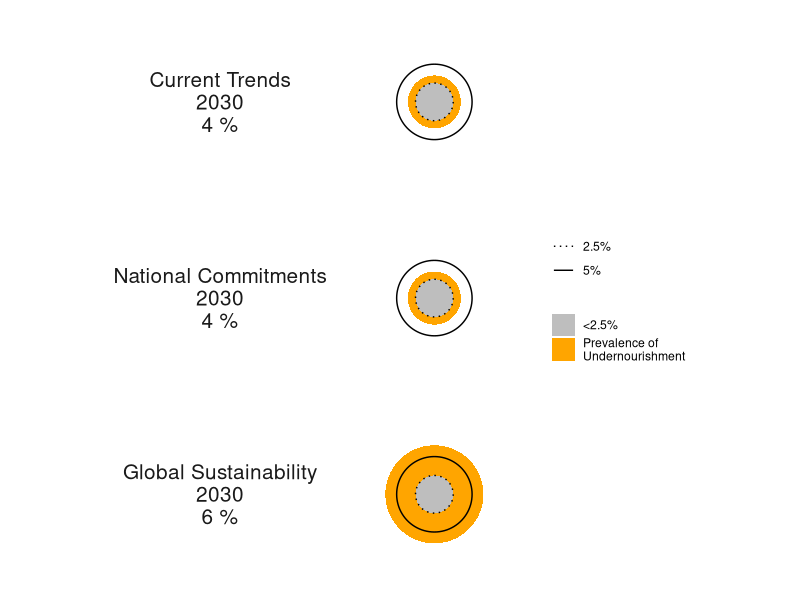
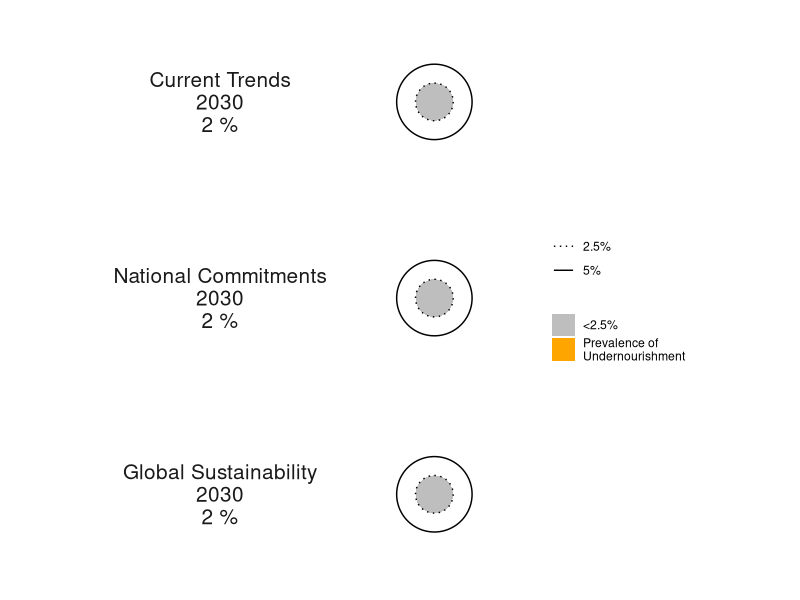
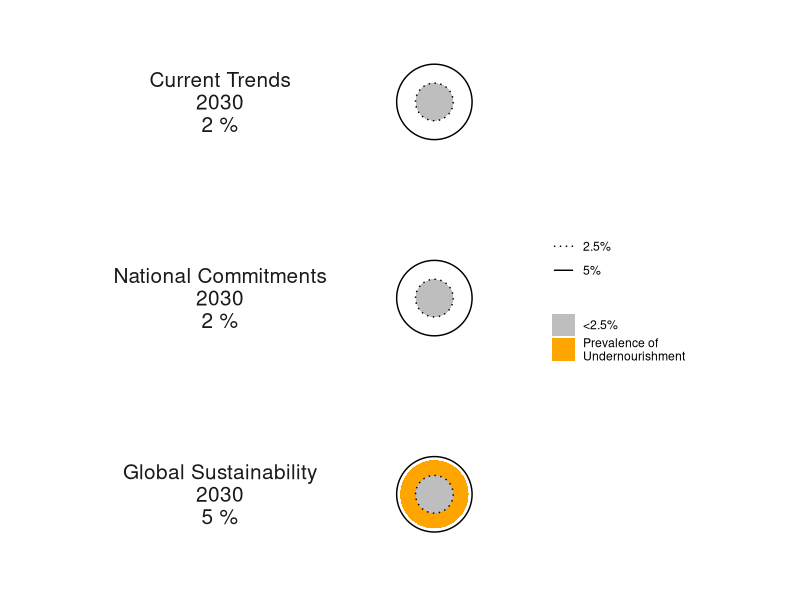
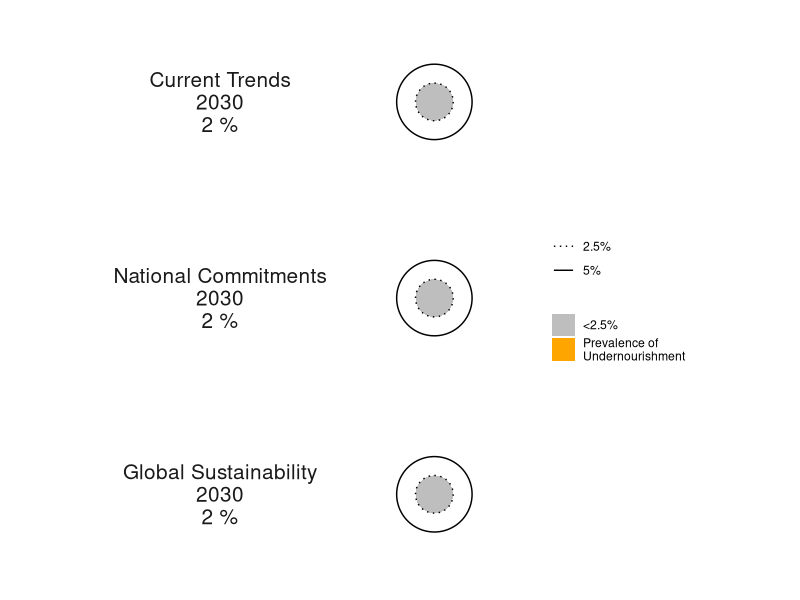
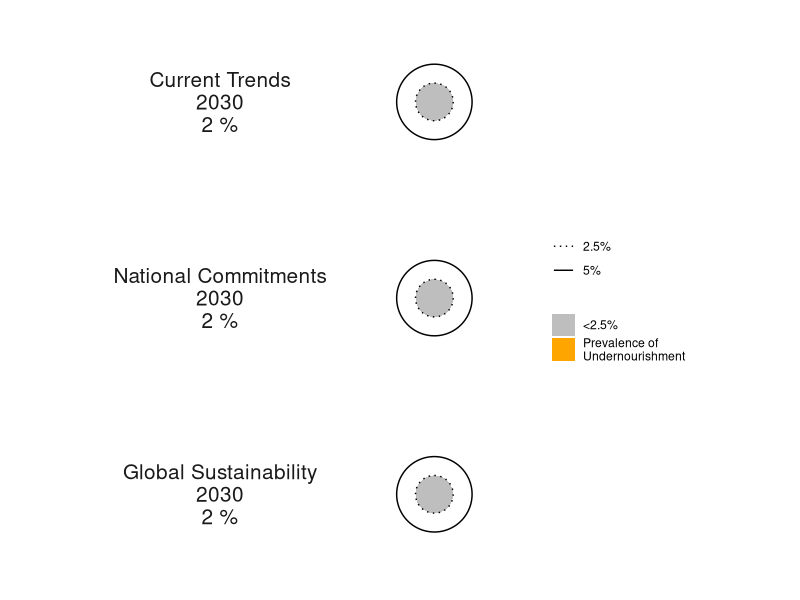
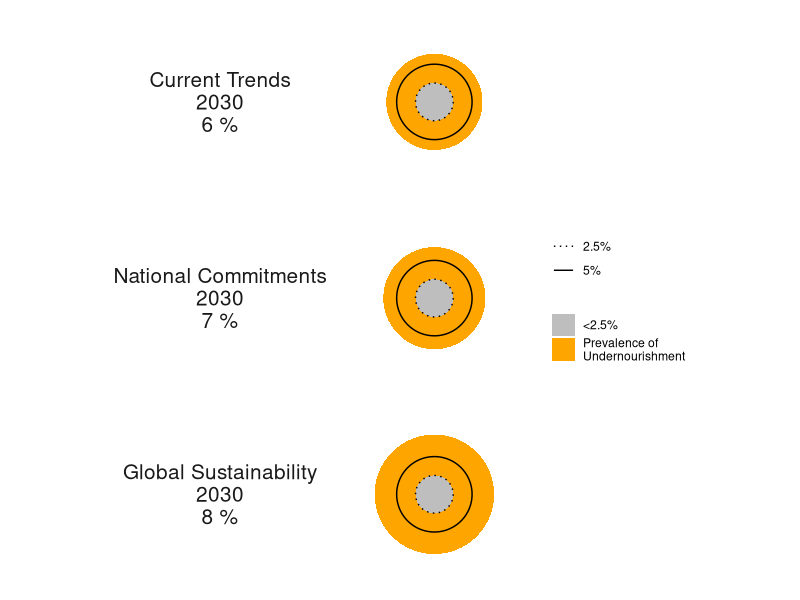
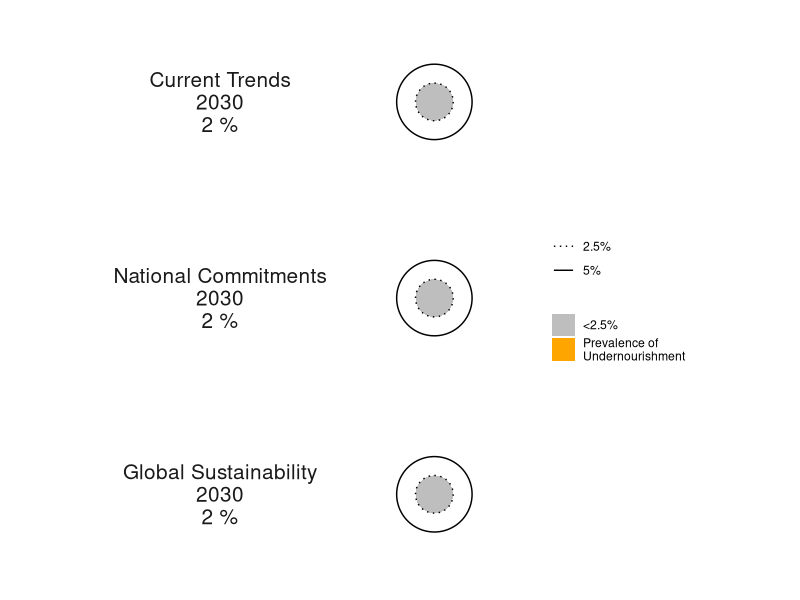
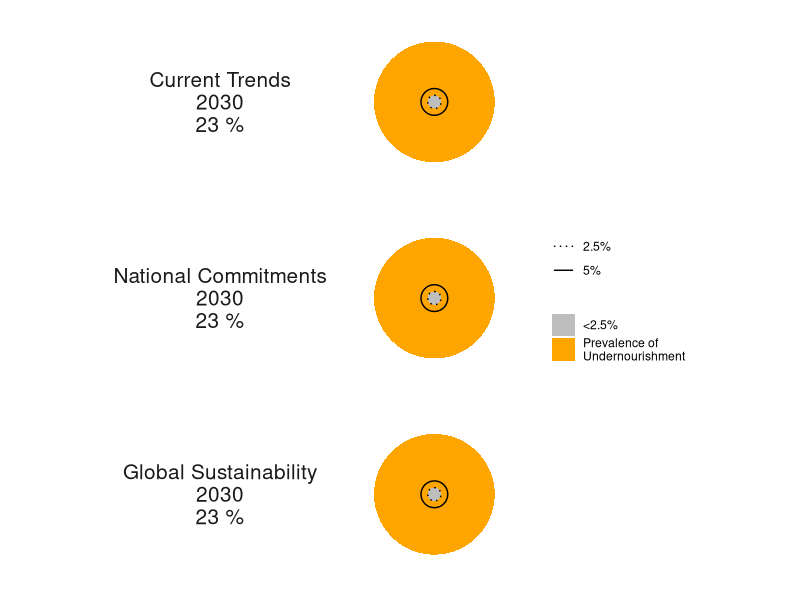

Source code (R) for these figures, in order:
## Prevalence of undernourishment

# libraries ---------------------------------------------------------------
library(here)
#library(plyr)
library(dplyr)
library(tidyr)
library(readxl)
library(readr)
library(ggplot2)
library(conflicted)


conflicted::conflict_prefer("rename", "dplyr")
conflicted::conflict_prefer("mutate", "dplyr")
conflicted::conflict_prefer("summarise", "dplyr")
conflicts_prefer(dplyr::filter)
here()


#Data -------------------------------------------------------------------
scenathon<- read.csv(here("data", "240523_FullDataBase_expost.csv"), sep = "") %>% 
  filter(tradeadjustment == "Yes") %>% 
  filter(year %in% c("2030")) %>% 
  mutate( pathway_id = factor(pathway_id, levels = c("CT", "NC", "GS"))) %>% 
  select(pathway_id, country, year, pou_computed) 
  

#List countries
countries <- c(
  "ARG",
  "AUS",
  "BRA"
  , "CAN", "CHN", "COL","DEU",
  "ETH"
  ,"FIN","GBR", "IDN", "IND",
  "MEX"
  ,"NOR", "RUS", "RWA","SWE",  "USA",
  "DNK",
  "GRC","TUR", "NPL",
  "R_ASP", "R_CSA", "R_NMC", "R_OEU", "R_NEU", "R_SSA"
)



figure_directory <- here("output", "figures", "Figure6_PoU")
dir.create(figure_directory, recursive = TRUE, showWarnings = FALSE)
print(figure_directory)

myLinetype <- c("dotted", "solid")
names(myLinetype) <- c("2.5%", "5%")


# Loop for each country

for (cur_country in countries) {
  
  country_data <- subset(scenathon, country == cur_country) %>% 
    mutate(pou_computed = ifelse(is.na(pou_computed), 2.49, pou_computed)) %>% 
    mutate(pou_display = ifelse(is.na(pou_computed), "<2.5", pou_computed))
  
  CT_kcal_tot <- country_data %>% filter(pathway_id == "CT") %>% pull(pou_display) %>% unique() %>% round()
  NC_kcal_tot <- country_data %>% filter(pathway_id == "NC") %>% pull(pou_display) %>% unique() %>% round()
  GS_kcal_tot <- country_data %>% filter(pathway_id == "GS") %>% pull(pou_display) %>% unique() %>% round()
  
  
  cat.labs <- c(CT = paste0("Current Trends\n2030\n", CT_kcal_tot, " %"),
                NC = paste0("National Commitments\n2030\n", NC_kcal_tot, " %"),
                GS = paste0("Global Sustainability\n2030\n", GS_kcal_tot, " %"))
  
  # Create plot for the specific country
  p_POU <- ggplot(data = country_data) +
    geom_col(aes(x = 1, y = pou_computed, fill = "Prevalence of \nUndernourishment"),
             position = "identity",
             width = 1
             # ,
             # show.legend = F
             ) +
    geom_col(aes(x = 1, y = rep(2.5, 3), fill = "<2.5%"),
             position = "identity",
             width = 1
             # ,
             # show.legend = F
             ) +
      scale_fill_manual(values = c("Prevalence of \nUndernourishment" = "orange", "<2.5%" = "grey"), name = NULL)+
    theme(axis.title.x = element_blank()) +
    scale_y_continuous(limits = c(0, max(1.25*max(country_data$pou_computed), 10)))+
    coord_polar() +
    facet_grid(pathway_id ~ ., 
               switch = "y",
               labeller = labeller(pathway_id = cat.labs)
               ) +
    geom_hline(aes(yintercept = 2.5,
                     linetype = "2.5%")) +
    geom_hline(aes(yintercept = 5,
                     linetype = "5%")) +
    scale_linetype_manual(values = myLinetype, name = NULL) +
    #guides(colour = guide_legend(override.aes = list(linetype = 0, shape=''))) +
    # guides(fill=guide_legend(nrow=5),
    #        colour=guide_legend(nrow = 2),
    #        linetype = guide_legend(nrow = 2)) +
    theme_minimal() +
    labs(x = NULL, 
         y = NULL) +
    theme(axis.text.y = element_blank(),
          axis.text.x = element_blank(),
          axis.ticks.y = element_blank(),
          panel.grid = element_blank(),
          panel.border = element_blank(),
          plot.caption = element_text(hjust = 0.15, 
                                      color = "#666666", face= "sans"),
          #panel.spacing = unit(-2.5, "lines"),
          strip.text = element_text(size = 15, family = "sans"),
          strip.text.y.left = element_text(angle = 0),
          strip.placement = "outside"
          # ,
          # plot.margin = margin(t = -10, b= -20)
          )
  
  # Save the plot as a TIFF file
  filename <- paste0(format(Sys.Date(),format = "%y%m%d"), "_", gsub(" ", "_", cur_country), ".tiff")
  tiff(
    filename = here(figure_directory, filename),
    units = "in", height = 5, width = 5.5, res = 300)
  print(p_POU)
  dev.off()
  
}
